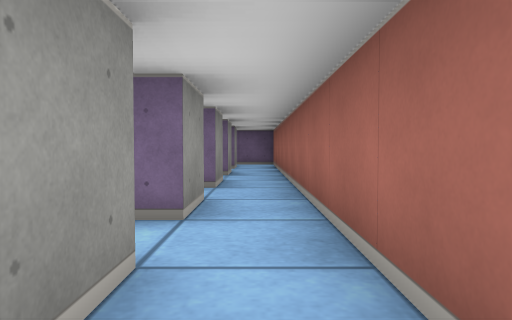
view 1 (above)

16 first-person views from a walk through a cub3D level. The camera is about half as high as the walls, tilts 2° down and sees 70° across. The floor is counted in squares. Each view is taken from the middle of a square. On the plan, view 1 faces up. The plan holds only what a view shows up to about 9 squares ahead; the rest is blank.

view 2
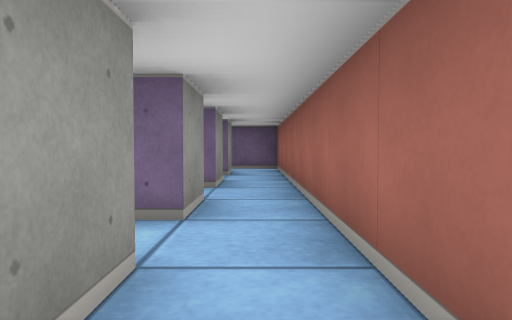

view 3
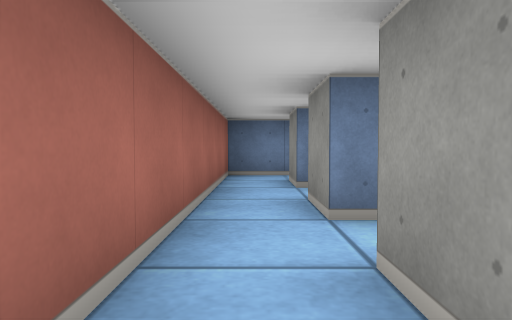

view 4
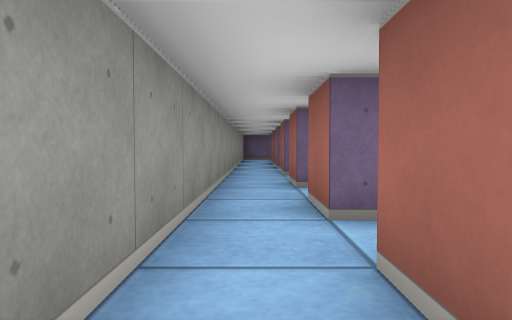

view 5
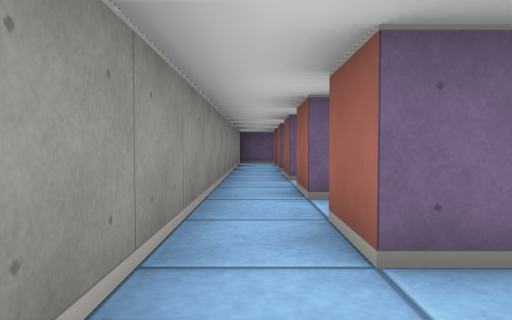

view 6
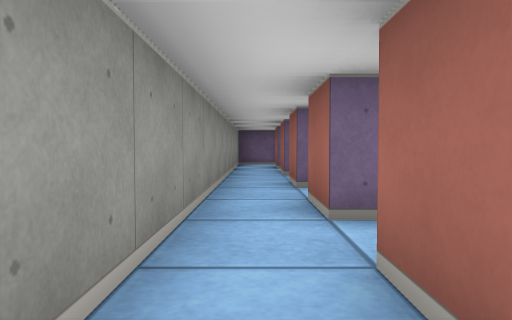

view 7
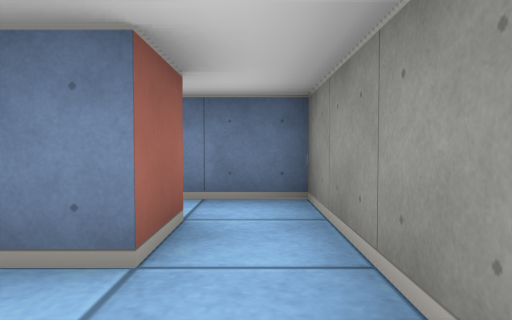

view 8
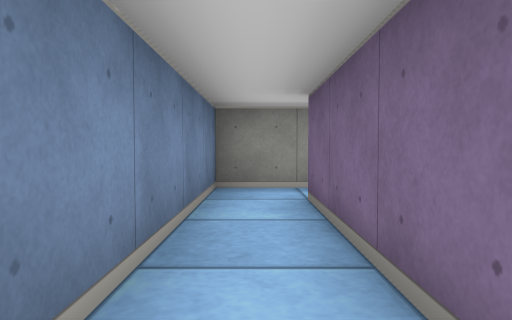

view 9
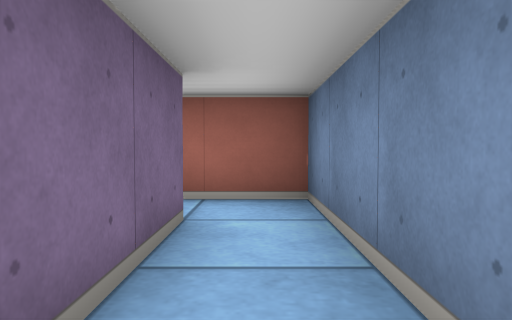

view 10
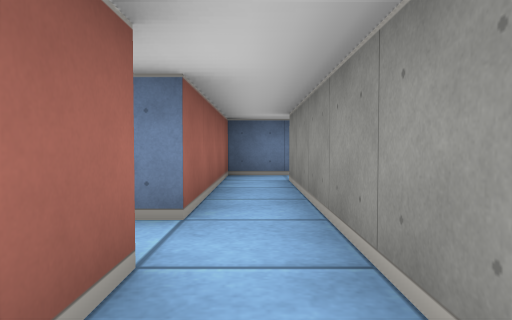

view 11
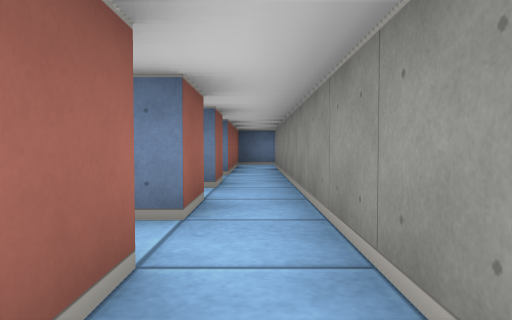

view 12
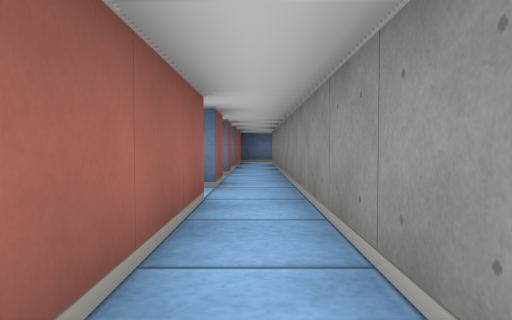

view 13
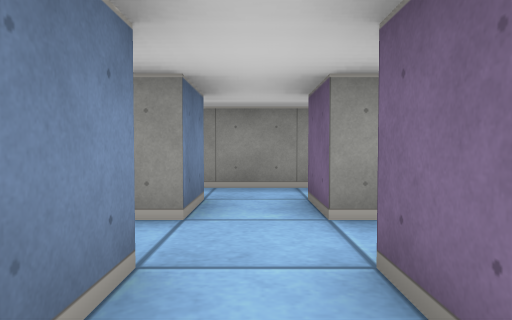

view 14
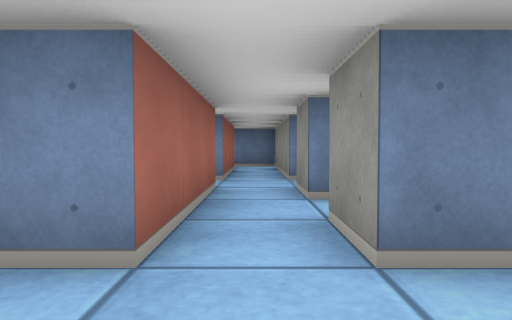

view 15
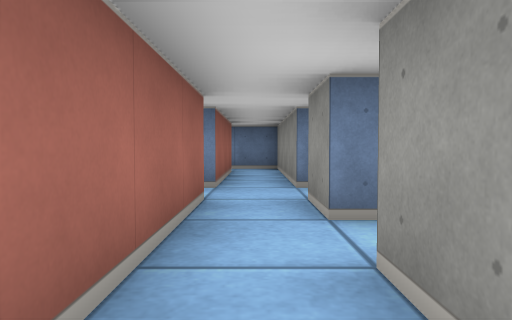

view 16
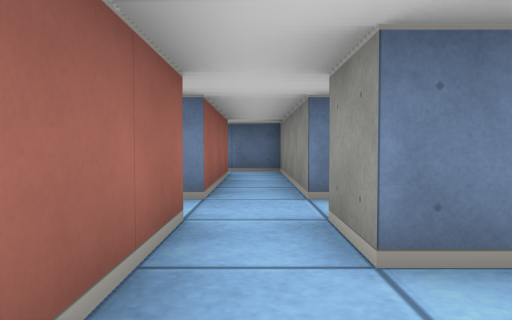

### Floor plan
Ten units are one square. View 1 is at (0, 0); x grows to the right and y downward. Boxes are objects, and circles mark ways between rooms. Rooms are numbered by the first view taken in them; rooms with no view inside come last. Other rooms are left out.
<svg viewBox="-30 -115 89 145">
<path fill="none" stroke="#000" d="M-5 -55 -5 -45 -15 -45 -15 -55M-5 -35 -5 -25 -15 -25 -15 -35M-5 -75 -5 -65 -15 -65 -15 -75M-5 -15 -5 -5M-15 -5 -15 -15M-5 -94 -5 -85 -15 -85 -15 -94M-25 -109 -25 15M-15 15 -15 5 5 5 5 -105 -15 -105M-25 15 -25 25 25 25 25 -15M15 -15 15 15 -15 15M25 -45 25 -55 35 -55 35 -45M35 -65 25 -65 25 -94M54 -65 45 -65M45 -25 45 -55 54 -55M25 -25 25 -35 35 -35 35 -25M25 -15 35 -15 35 25 46 25M15 -94 15 -15M45 15 45 -15"/>
<circle cx="-20" cy="10" r="3" fill="#2a7"/>
<circle cx="20" cy="-10" r="3" fill="#2a7"/>
<text x="-20" y="-50">1</text>
<text x="10" y="20">2</text>
<text x="40" y="-50">3</text>
</svg>
Room 1 opens to room 2. Room 2 opens to room 3.

Where each view was taken, in squares from view 1:
view 1: 0 up, 0 right, facing up
view 2: 2 up, 0 right, facing up
view 3: 6 up, 0 right, facing down
view 4: 2 down, 2 left, facing up
view 5: 1 up, 2 left, facing up
view 6: 2 up, 2 left, facing up
view 7: 1 up, 2 left, facing down
view 8: 2 down, 2 right, facing left
view 9: 2 down, 1 left, facing right
view 10: 4 up, 2 right, facing down
view 11: 8 up, 2 right, facing down
view 12: 10 up, 2 right, facing down
view 13: 6 up, 6 right, facing left
view 14: 7 up, 4 right, facing down
view 15: 6 up, 4 right, facing down
view 16: 5 up, 4 right, facing down
